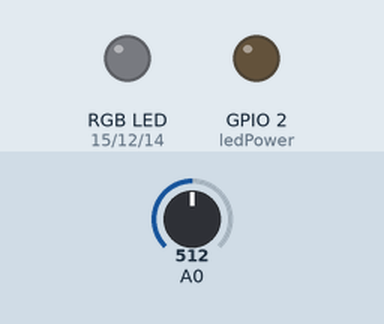
Bench run of a sketch on a simulated ESP8266 (NodeMCU). On the bench: an RGB LED mixed from three pins (HIGH = lit), output pins drawn as LEDs (lit = HIGH). Inputs (shaded band) come from the test bench; at power-on: A0 = 512. WiFi joins after 1.5 s; servers stay silent unless stated; what the sketch prints to the serial monitor is not drawn.

Above: at 0.1 s.
At 2.1 s:
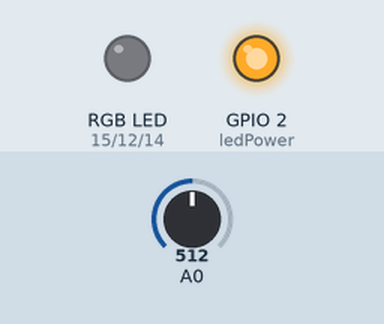
At 18.3 s:
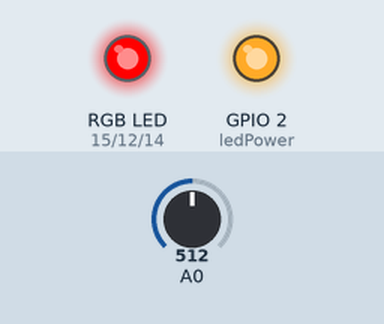
Timing chart, 0 to 19.8 s (numbered marks = the images above):
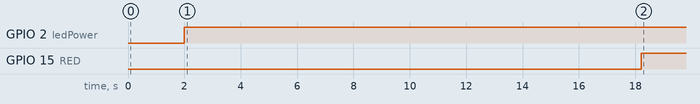

The sketch:

dust_Serial_thingspeak.ino
```cpp
//esp8266 라이브러리 불러오기
#include <ESP8266WiFi.h>
/*
   thingspeak 서버 연결
   thingspeak 나의 채널 API Key 붙여넣기
   Wifi SSID 붙여넣기
   Wifi PW 붙여넣기
*/
const char* server = "api.thingspeak.com";
String apiKey = "4ZWQVFHPQ0PH0UCF";
const char* MY_SSID = "SK_WiFiGIGA9E5A";
const char* MY_PWD = "1603057461";

int sent = 0;

//센서값 입력 핀: A0(아날로그)
float measurePin = 0;

// 적외선 발사 핀 : 2번(Nodemcu D4번, 디지털)
int ledPower = 2;

/*
    RGB 핀 설정(PWM 핀)
    Red Pin : D8
    Green Pin : D6
    Blue Pin : D5
*/
const int RED = 15; // Red Pin : D8(15)
const int GREEN = 12;// Green Pin : D6(12)
const int BLUE = 14;//Blue Pin : D5(14)

/*
   샘플링 간격 변수 & 값 변환 변수 설정 부분
   1)샘플링을 위한 시간 간격 설정
   2)입력받은 아날로그 값을 전압, 밀리그램 단위의 먼지농도, 마이크로밀리그램 단위의 먼지농도로 변환하는 변수 설정
*/
int samplingTime = 280;
int delayTime = 40;
float offTime = 9680;

//상태 지정
int state = 0;

//// 초기 설정(시리얼 통신, 핀 설정)
void setup() {
  Serial.begin(115200);
  connectWifi();
  pinMode(ledPower, OUTPUT);
  pinMode(RED, OUTPUT);
  pinMode(GREEN, OUTPUT);
  pinMode(BLUE, OUTPUT);
}

void loop() {
  //전압, 먼지센서 값 설정
  float voltage = 0;
  float dust = 0;

  //Wifi 연결
  WiFiClient client;

  //LED를 on/off하여 값을 센싱하는 부분
  digitalWrite(ledPower, LOW); // power on the LED
  delayMicroseconds(samplingTime);

  //먼지 센서를 값을 0.0V~3.3V 을 0~1024 값으로 변경해 줌(아날로그 값)
  measurePin = analogRead(A0);
  delayMicroseconds(delayTime);
  digitalWrite(ledPower, HIGH);
  delayMicroseconds(offTime);

  // 입력된 볼트를 계산해 줌(전압)
  voltage = measurePin * (3.3 / 1024);

  // 볼트를 기준으로 미세먼지 값으로 변환해 줌, 데이터 시트을 참고 오차가 존재합니다.(밀리그램 단위)
  dust = (0.17 * voltage) * 1000;

  // 미세먼지 수치 출력(마이크로그램단위로 미세먼지 농도 환산)
  Serial.print("Dust density(ug/m3) = ");
  Serial.print(dust);

  // 아날로그로 읽어 들인 0-1024 수치
  Serial.print(", dustVal = ");
  Serial.print(measurePin);

  // 볼트로 계산해서 출력
  Serial.print(", voltage = ");
  Serial.println(voltage);

  // thingspeak서버로 미세먼지 농도 보내기
  if (client.connect(server, 80)) { // use ip 184.106.153.149 or api.thingspeak.com
    Serial.println("WiFi Client connected");

    Serial.print(String(sent) + "Dust density(ug/m3) : ");
    Serial.println(dust);

    String postStr = apiKey;
    postStr += "&field1=";
    postStr += String(dust);
    postStr += "\r\n\r\n";

    client.print("POST /update HTTP/1.1\n");
    client.print("Host: api.thingspeak.com\n");
    client.print("Connection: close\n");
    client.print("X-THINGSPEAKAPIKEY: " + apiKey + "\n");
    client.print("Content-Type: application/x-www-form-urlencoded\n");
    client.print("Content-Length: ");
    client.print(postStr.length());
    client.print("\n\n");
    client.print(postStr);
    delay(1000);
  }
  sent++;
  delay(15000);
  client.stop();

  //Dust density(ug/m3)에 따른  RGB LED 출력
  if (dust != 0) {
    if (dust > 150) {
      state = 1;
    }
    else if (dust > 80) {
      state = 2;
    }
    else if (dust <= 80) {
      state = 3;
    }
  }
  if (state == 1) {
    analogWrite(RED, 255);
    analogWrite(GREEN, 0);
    analogWrite(BLUE, 0);
  }
  else if (state == 2) {
    analogWrite(RED, 255);
    analogWrite(GREEN, 127);
    analogWrite(BLUE, 0);
  }
  else if (state == 3) {
    analogWrite(RED, 0);
    analogWrite(GREEN, 255);
    analogWrite(BLUE, 0);
  }
}

//와이파이 설정
void connectWifi()
{
  Serial.print("Connecting to " + *MY_SSID);
  WiFi.begin(MY_SSID, MY_PWD);
  while (WiFi.status() != WL_CONNECTED) {
    delay(1000);
    Serial.print(".");
  }
  Serial.println("");
  Serial.println("Connected");
  Serial.println("");
}
```

Measured:
- by itself, GPIO 2 (ledPower): LOW → HIGH at 2.0 s
- by itself, GPIO 15 (RED): LOW → HIGH at 18.2 s
